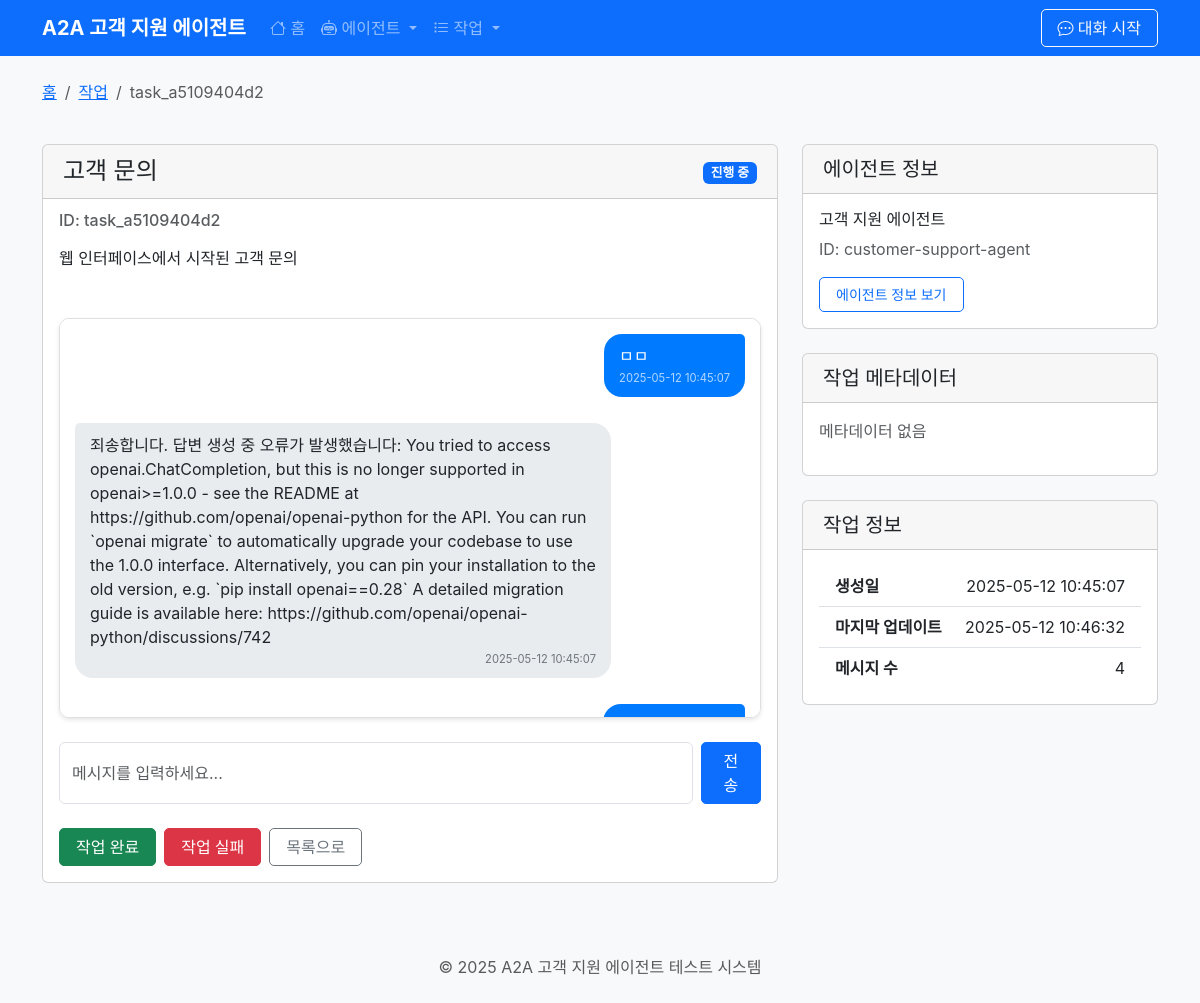
The page /tasks/task_a5109404d2 on the database its author committed.
### tables this page shows
CREATE TABLE tasks (
            id TEXT PRIMARY KEY,
            title TEXT NOT NULL,
            description TEXT,
            status TEXT NOT NULL,
            agent_id TEXT NOT NULL,
            created_at TIMESTAMP DEFAULT CURRENT_TIMESTAMP,
            updated_at TIMESTAMP DEFAULT CURRENT_TIMESTAMP,
            metadata TEXT, -- JSON 형식으로 저장
            FOREIGN KEY (agent_id) REFERENCES agents (id)
        );

CREATE TABLE messages (
            id TEXT PRIMARY KEY,
            task_id TEXT NOT NULL,
            type TEXT NOT NULL,
            content TEXT NOT NULL,
            created_at TIMESTAMP DEFAULT CURRENT_TIMESTAMP,
            FOREIGN KEY (task_id) REFERENCES tasks (id)
        );

CREATE TABLE agents (
            id TEXT PRIMARY KEY,
            name TEXT NOT NULL,
            description TEXT,
            version TEXT,
            base_url TEXT NOT NULL,
            auth_required INTEGER DEFAULT 0,
            created_at TIMESTAMP DEFAULT CURRENT_TIMESTAMP
        );

### api/web_routes.py (the view)
@web_router.get("/tasks/{task_id}", response_class=HTMLResponse)
async def task_detail(request: Request, task_id: str):
    task = db.get_task_by_id(task_id)
    if not task:
        raise HTTPException(status_code=404, detail="작업을 찾을 수 없습니다")
    return templates.TemplateResponse(
        "task_detail.html",
        {
            "request": request,
            "task": task
        }
    )

### templates/task_detail.html (shortened to what this page needs)
{% extends "base.html" %}
{% block content %}
<div class="row mb-4">
    <div class="col-lg-12">
        <nav aria-label="breadcrumb">
            <ol class="breadcrumb">
                <li class="breadcrumb-item"><a href="/">홈</a></li>
                <li class="breadcrumb-item"><a href="/tasks">작업</a></li>
                <li class="breadcrumb-item active" aria-current="page">{{ task.id }}</li>
            </ol>
        </nav>
    </div>
</div>
<div class="row mb-4">
    <div class="col-lg-8">
        <div class="card">
            <div class="card-header d-flex justify-content-between align-items-center">
                <h4 class="mb-0">{{ task.title }}</h4>
                <span>
                    {% if task.status == 'created' %}
                        <span class="badge bg-secondary">생성됨</span>
                    {% elif task.status == 'in_progress' %}
                        <span class="badge bg-primary">진행 중</span>
                    {% elif task.status == 'waiting_for_input' %}
                        <span class="badge bg-warning">입력 대기</span>
                    {% elif task.status == 'completed' %}
                        <span class="badge bg-success">완료</span>
                    {% elif task.status == 'failed' %}
                        <span class="badge bg-danger">실패</span>
                    {% else %}
                        <span class="badge bg-secondary">{{ task.status }}</span>
                    {% endif %}
                </span>
            </div>
            <div class="card-body">
                <h6 class="card-subtitle mb-3 text-muted">ID: {{ task.id }}</h6>
                <p class="card-text">{{ task.description }}</p>
                <div class="chat-container mt-5">
                    {% if task.messages %}
                        {% for message in task.messages %}
                            <div class="d-flex mb-3 {% if message.id.startswith('msg_') and not message.id.startswith('msg_response_') %}justify-content-end{% endif %}">
                                <div class="message-bubble {% if message.id.startswith('msg_') and not message.id.startswith('msg_response_') %}user{% else %}agent{% endif %}">
                                    <div class="message-content">
                                        {% if message.type == 'text' %}
                                            {{ message.content }}
                                        {% elif message.type == 'image' %}
                                            <img src="{{ message.content }}" alt="이미지" class="img-fluid" style="max-width: 300px;">
                                        {% elif message.type == 'file' %}
                                            <a href="{{ message.content }}" target="_blank" class="btn btn-sm btn-outline-primary">
                                                <i class="bi bi-file-earmark"></i> 파일 다운로드
                                            </a>
                                        {% else %}
                                            {{ message.content }}
                                        {% endif %}
                                    </div>
                                    <div class="message-time text-end">{{ message.created_at }}</div>
                                </div>
                            </div>
                        {% endfor %}
                    {% else %}
                        <div class="no-messages">
                            <p>이 작업에 대한 메시지가 없습니다.</p>
                        </div>
                    {% endif %}
                </div>
                {% if task.status != 'completed' and task.status != 'failed' %}
                    <div class="mt-4">
                        <form action="/tasks/{{ task.id }}/messages" method="post" class="d-flex">
                            <input type="text" name="message" class="form-control" placeholder="메시지를 입력하세요..." required>
                            <button type="submit" class="btn btn-primary ms-2">전송</button>
                        </form>
                    </div>
                {% endif %}
                <div class="mt-4 d-flex gap-2">
                    {% if task.status != 'completed' and task.status != 'failed' %}
                        <form action="/tasks/{{ task.id }}/status" method="post" class="d-inline">
                            <button type="submit" class="btn btn-success">작업 완료</button>
                        </form>
                        <form action="/tasks/{{ task.id }}/status" method="post" class="d-inline">
                            <button type="submit" class="btn btn-danger">작업 실패</button>
                        </form>
                    {% endif %}
                    <a href="/tasks" class="btn btn-outline-secondary">목록으로</a>
                </div>
            </div>
        </div>
    </div>
    <div class="col-lg-4">
        <div class="card mb-4">
            <div class="card-header">
                <h5 class="mb-0">에이전트 정보</h5>
            </div>
            <div class="card-body">
                <h6>{{ task.agent_name }}</h6>
                <p class="text-muted">ID: {{ task.agent_id }}</p>
                <a href="/agents/{{ task.agent_id }}" class="btn btn-sm btn-outline-primary">에이전트 정보 보기</a>
            </div>
        </div>
        <div class="card mb-4">
            <div class="card-header">
                <h5 class="mb-0">작업 메타데이터</h5>
            </div>
            <div class="card-body">
                {% if task.metadata %}
                    <div class="table-responsive">
                        <table class="table table-sm">
                            <tbody>
                                {% for key, value in task.metadata.items() %}
                                    <tr>
                                        <th>{{ key }}</th>
                                        <td>{{ value }}</td>
                                    </tr>
                                {% endfor %}
                            </tbody>
                        </table>
                    </div>
                {% else %}
                    <p class="text-muted">메타데이터 없음</p>
                {% endif %}
            </div>
        </div>
        <div class="card">
            <div class="card-header">
                <h5 class="mb-0">작업 정보</h5>
            </div>
            <div class="card-body">
                <ul class="list-group list-group-flush">
                    <li class="list-group-item d-flex justify-content-between align-items-center">
                        <strong>생성일</strong>
                        <span>{{ task.created_at }}</span>
                    </li>
                    <li class="list-group-item d-flex justify-content-between align-items-center">
                        <strong>마지막 업데이트</strong>
                        <span>{{ task.updated_at }}</span>
                    </li>
                    <li class="list-group-item d-flex justify-content-between align-items-center">
                        <strong>메시지 수</strong>
                        <span>{{ task.messages|length }}</span>
                    </li>
                </ul>
            </div>
        </div>
    </div>
</div>
{% endblock %}

### static/css/main.css (style rules this page uses)
.chat-container { height: 400px; overflow-y: auto; padding: 10px; border: 1px solid #e0e0e0; border-radius: 5px; background-color: #f8f9fa; }
.message-bubble { max-width: 80%; padding: 10px 15px; border-radius: 18px; margin-bottom: 10px; position: relative; word-wrap: break-word; }
.message-bubble.user { background-color: #007bff; color: white; border-top-right-radius: 5px; margin-left: auto; }
.message-bubble.agent { background-color: #e9ecef; color: #212529; border-top-left-radius: 5px; }
.message-time { font-size: 0.7rem; color: rgba(0, 0, 0, 0.5); margin-top: 5px; }
.message-bubble.user .message-time { color: rgba(255, 255, 255, 0.7); }
.badge { font-size: 0.8rem; padding: 5px 8px; }
.btn { border-radius: 5px; padding: 0.375rem 1rem; font-weight: 500; transition: all 0.2s; }
.btn-primary { background-color: #0d6efd; border-color: #0d6efd; }
.btn-outline-primary { color: #0d6efd; border-color: #0d6efd; }
.card-header { background-color: rgba(0, 0, 0, 0.03); padding: 0.75rem 1.25rem; display: flex; justify-content: space-between; align-items: center; }

### templates/base.html (style rules this page uses)
body { font-family: 'Pretendard', -apple-system, BlinkMacSystemFont, system-ui, Roboto, 'Helvetica Neue', sans-serif; background-color: #f8f9fa; }
.message-bubble { border-radius: 18px; padding: 10px 15px; margin-bottom: 10px; max-width: 80%; }
.message-bubble.user { background-color: #007bff; color: white; margin-left: auto; }
.message-bubble.agent { background-color: #e9ecef; color: #212529; margin-right: auto; }
.message-time { font-size: 0.7rem; color: #6c757d; margin-top: 2px; }
.chat-container { height: 400px; overflow-y: auto; background-color: #fff; border-radius: 10px; padding: 15px; box-shadow: 0 2px 4px rgba(0, 0, 0, 0.1); }

### rows shown on the page
tasks: id "task_a5109404d2", title "고객 문의", description "웹 인터페이스에서 시작된 고객 문의", agent_id "customer-support-agent", created_at "2025-05-12 10:45:07", updated_at "2025-05-12 10:46:32"
messages: content "ㅁㅁ", created_at "2025-05-12 10:45:07"
messages: content "죄송합니다. 답변 생성 중 오류가 발생했습니다: You tried to access openai.ChatCompletion, but this is no longer supported in openai>=1.0.0 - see the README at https://github.com/openai/openai-python for the API. You can run `openai migrate` to automatically upgrade your codebase to use the 1.0.0 interface. Alternatively, you can pin your installation to the old version, e.g. `pip install openai==0.28` A detailed migration guide is available here: https://github.com/openai/openai-python/discussions/742", created_at "2025-05-12 10:45:07"
agents: agent_name "고객 지원 에이전트"

### other values the page prints
{{ task.messages|length }} "4"
